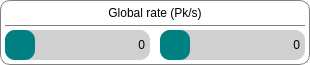
   <widget class="QFrame" name="rtpkfrme">
    <property name="geometry">
     <rect>
      <x>325</x>
      <y>35</y>
      <width>310</width>
      <height>65</height>
     </rect>
    </property>
    <property name="sizePolicy">
     <sizepolicy hsizetype="Fixed" vsizetype="Fixed">
      <horstretch>0</horstretch>
      <verstretch>0</verstretch>
     </sizepolicy>
    </property>
    <property name="minimumSize">
     <size>
      <width>310</width>
      <height>65</height>
     </size>
    </property>
    <property name="maximumSize">
     <size>
      <width>310</width>
      <height>65</height>
     </size>
    </property>
    <property name="styleSheet">
     <string notr="true">background: transparent; border: 1px solid #808080; border-radius: 10px;</string>
    </property>
    <property name="frameShape">
     <enum>QFrame::StyledPanel</enum>
    </property>
    <property name="frameShadow">
     <enum>QFrame::Raised</enum>
    </property>
    <widget class="QFrame" name="nwrxpkbg">
     <property name="geometry">
      <rect>
       <x>5</x>
       <y>30</y>
       <width>145</width>
       <height>30</height>
      </rect>
     </property>
     <property name="sizePolicy">
      <sizepolicy hsizetype="Fixed" vsizetype="Fixed">
       <horstretch>0</horstretch>
       <verstretch>0</verstretch>
      </sizepolicy>
     </property>
     <property name="minimumSize">
      <size>
       <width>145</width>
       <height>30</height>
      </size>
     </property>
     <property name="maximumSize">
      <size>
       <width>145</width>
       <height>30</height>
      </size>
     </property>
     <property name="styleSheet">
      <string notr="true">background-color: rgba(160, 160, 160, 0.5); border: none;</string>
     </property>
     <property name="frameShape">
      <enum>QFrame::StyledPanel</enum>
     </property>
     <property name="frameShadow">
      <enum>QFrame::Raised</enum>
     </property>
     <widget class="QPushButton" name="nwrxpkbt">
      <property name="enabled">
       <bool>false</bool>
      </property>
      <property name="geometry">
       <rect>
        <x>0</x>
        <y>0</y>
        <width>30</width>
        <height>30</height>
       </rect>
      </property>
      <property name="sizePolicy">
       <sizepolicy hsizetype="Fixed" vsizetype="Fixed">
        <horstretch>0</horstretch>
        <verstretch>0</verstretch>
       </sizepolicy>
      </property>
      <property name="minimumSize">
       <size>
        <width>30</width>
        <height>30</height>
       </size>
      </property>
      <property name="maximumSize">
       <size>
        <width>30</width>
        <height>30</height>
       </size>
      </property>
      <property name="styleSheet">
       <string notr="true">background-color: #008080;</string>
      </property>
      <property name="text">
       <string/>
      </property>
     </widget>
     <widget class="QLabel" name="nwrxpkic">
      <property name="geometry">
       <rect>
        <x>5</x>
        <y>5</y>
        <width>20</width>
        <height>20</height>
       </rect>
      </property>
      <property name="sizePolicy">
       <sizepolicy hsizetype="Fixed" vsizetype="Fixed">
        <horstretch>0</horstretch>
        <verstretch>0</verstretch>
       </sizepolicy>
      </property>
      <property name="minimumSize">
       <size>
        <width>20</width>
        <height>20</height>
       </size>
      </property>
      <property name="maximumSize">
       <size>
        <width>20</width>
        <height>20</height>
       </size>
      </property>
      <property name="styleSheet">
       <string notr="true">background-color: rgba(0,0,0,0); border: none;</string>
      </property>
      <property name="text">
       <string/>
      </property>
      <property name="pixmap">
       <pixmap resource="ntwkwind.qrc">:/ntwkwind/images/dnpk.png</pixmap>
      </property>
      <property name="scaledContents">
       <bool>true</bool>
      </property>
      <property name="alignment">
       <set>Qt::AlignCenter</set>
      </property>
     </widget>
     <widget class="QLabel" name="nwrxpknm">
      <property name="geometry">
       <rect>
        <x>35</x>
        <y>5</y>
        <width>105</width>
        <height>20</height>
       </rect>
      </property>
      <property name="sizePolicy">
       <sizepolicy hsizetype="Fixed" vsizetype="Fixed">
        <horstretch>0</horstretch>
        <verstretch>0</verstretch>
       </sizepolicy>
      </property>
      <property name="minimumSize">
       <size>
        <width>105</width>
        <height>20</height>
       </size>
      </property>
      <property name="maximumSize">
       <size>
        <width>105</width>
        <height>20</height>
       </size>
      </property>
      <property name="styleSheet">
       <string notr="true">font: 15pt &quot;JetBrains Mono&quot;; border: none; background-color: rgba(0, 0, 0, 0);</string>
      </property>
      <property name="text">
       <string>0</string>
      </property>
      <property name="alignment">
       <set>Qt::AlignRight|Qt::AlignTrailing|Qt::AlignVCenter</set>
      </property>
     </widget>
    </widget>
    <widget class="QFrame" name="nwtxpkbg">
     <property name="geometry">
      <rect>
       <x>160</x>
       <y>30</y>
       <width>145</width>
       <height>30</height>
      </rect>
     </property>
     <property name="sizePolicy">
      <sizepolicy hsizetype="Fixed" vsizetype="Fixed">
       <horstretch>0</horstretch>
       <verstretch>0</verstretch>
      </sizepolicy>
     </property>
     <property name="minimumSize">
      <size>
       <width>145</width>
       <height>30</height>
      </size>
     </property>
     <property name="maximumSize">
      <size>
       <width>145</width>
       <height>30</height>
      </size>
     </property>
     <property name="styleSheet">
      <string notr="true">background-color: rgba(160, 160, 160, 0.5); border: none;</string>
     </property>
     <property name="frameShape">
      <enum>QFrame::StyledPanel</enum>
     </property>
     <property name="frameShadow">
      <enum>QFrame::Raised</enum>
     </property>
     <widget class="QPushButton" name="nwtxpkbt">
      <property name="enabled">
       <bool>false</bool>
      </property>
      <property name="geometry">
       <rect>
        <x>0</x>
        <y>0</y>
        <width>30</width>
        <height>30</height>
       </rect>
      </property>
      <property name="sizePolicy">
       <sizepolicy hsizetype="Fixed" vsizetype="Fixed">
        <horstretch>0</horstretch>
        <verstretch>0</verstretch>
       </sizepolicy>
      </property>
      <property name="minimumSize">
       <size>
        <width>30</width>
        <height>30</height>
       </size>
      </property>
      <property name="maximumSize">
       <size>
        <width>30</width>
        <height>30</height>
       </size>
      </property>
      <property name="styleSheet">
       <string notr="true">background-color: #008080;</string>
      </property>
      <property name="text">
       <string/>
      </property>
     </widget>
     <widget class="QLabel" name="nwtxpkic">
      <property name="geometry">
       <rect>
        <x>5</x>
        <y>5</y>
        <width>20</width>
        <height>20</height>
       </rect>
      </property>
      <property name="sizePolicy">
       <sizepolicy hsizetype="Fixed" vsizetype="Fixed">
        <horstretch>0</horstretch>
        <verstretch>0</verstretch>
       </sizepolicy>
      </property>
      <property name="minimumSize">
       <size>
        <width>20</width>
        <height>20</height>
       </size>
      </property>
      <property name="maximumSize">
       <size>
        <width>20</width>
        <height>20</height>
       </size>
      </property>
      <property name="styleSheet">
       <string notr="true">background-color: rgba(0,0,0,0); border: none;</string>
      </property>
      <property name="text">
       <string/>
      </property>
      <property name="pixmap">
       <pixmap resource="ntwkwind.qrc">:/ntwkwind/images/uppk.png</pixmap>
      </property>
      <property name="scaledContents">
       <bool>true</bool>
      </property>
      <property name="alignment">
       <set>Qt::AlignCenter</set>
      </property>
     </widget>
     <widget class="QLabel" name="nwtxpknm">
      <property name="geometry">
       <rect>
        <x>35</x>
        <y>5</y>
        <width>105</width>
        <height>20</height>
       </rect>
      </property>
      <property name="sizePolicy">
       <sizepolicy hsizetype="Fixed" vsizetype="Fixed">
        <horstretch>0</horstretch>
        <verstretch>0</verstretch>
       </sizepolicy>
      </property>
      <property name="minimumSize">
       <size>
        <width>105</width>
        <height>20</height>
       </size>
      </property>
      <property name="maximumSize">
       <size>
        <width>105</width>
        <height>20</height>
       </size>
      </property>
      <property name="styleSheet">
       <string notr="true">font: 15pt &quot;JetBrains Mono&quot;; border: none; background-color: rgba(0, 0, 0, 0);</string>
      </property>
      <property name="text">
       <string>0</string>
      </property>
      <property name="alignment">
       <set>Qt::AlignRight|Qt::AlignTrailing|Qt::AlignVCenter</set>
      </property>
     </widget>
    </widget>
    <widget class="Line" name="ntwkln03">
     <property name="geometry">
      <rect>
       <x>5</x>
       <y>25</y>
       <width>300</width>
       <height>1</height>
      </rect>
     </property>
     <property name="sizePolicy">
      <sizepolicy hsizetype="Fixed" vsizetype="Fixed">
       <horstretch>0</horstretch>
       <verstretch>0</verstretch>
      </sizepolicy>
     </property>
     <property name="minimumSize">
      <size>
       <width>300</width>
       <height>1</height>
      </size>
     </property>
     <property name="maximumSize">
      <size>
       <width>300</width>
       <height>1</height>
      </size>
     </property>
     <property name="orientation">
      <enum>Qt::Horizontal</enum>
     </property>
    </widget>
    <widget class="QLabel" name="ntwkrtpk">
     <property name="geometry">
      <rect>
       <x>5</x>
       <y>5</y>
       <width>300</width>
       <height>15</height>
      </rect>
     </property>
     <property name="sizePolicy">
      <sizepolicy hsizetype="Fixed" vsizetype="Fixed">
       <horstretch>0</horstretch>
       <verstretch>0</verstretch>
      </sizepolicy>
     </property>
     <property name="minimumSize">
      <size>
       <width>300</width>
       <height>15</height>
      </size>
     </property>
     <property name="maximumSize">
      <size>
       <width>300</width>
       <height>15</height>
      </size>
     </property>
     <property name="styleSheet">
      <string notr="true">font: 600 10pt &quot;Inter&quot;; border: none;</string>
     </property>
     <property name="text">
      <string>Global rate (Pk/s)</string>
     </property>
     <property name="alignment">
      <set>Qt::AlignCenter</set>
     </property>
    </widget>
   </widget>
